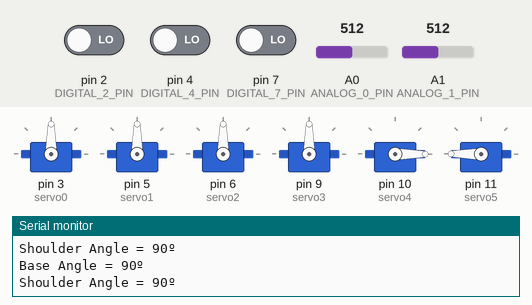
Simulated run of this sketch. Board: Arduino Uno, built with avr-gcc and run on an emulated ATmega328P. Parts: 6 × servo, the last lines printed to the serial monitor. The inputs (shaded band) are chosen by the test bench; at power-on: A0 (ANALOG_0_PIN) = 512, A1 (ANALOG_1_PIN) = 512, pin 7 (DIGITAL_7_PIN) LOW, pin 2 (DIGITAL_2_PIN) LOW, pin 4 (DIGITAL_4_PIN) LOW.

Above: at 1.2 s.
1.3 s: A0 (ANALOG_0_PIN) set to 716
At 2.6 s:
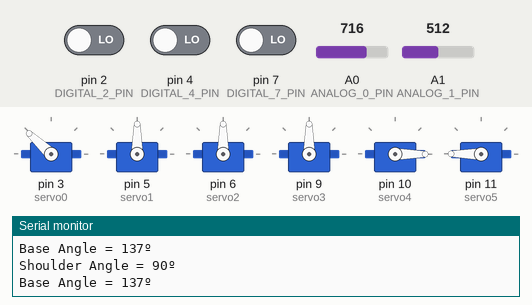
2.9 s: A1 (ANALOG_1_PIN) set to 716
At 4.0 s:
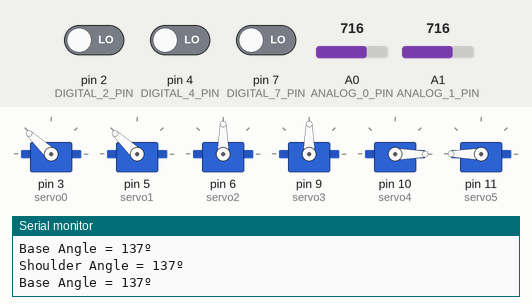
4.5 s: pin 7 (DIGITAL_7_PIN) driven HIGH
At 6.3 s:
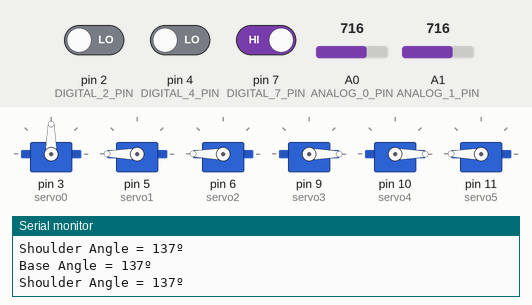
Timing chart, 0 to 7.8 s (numbered marks = the images above; inputs shaded):
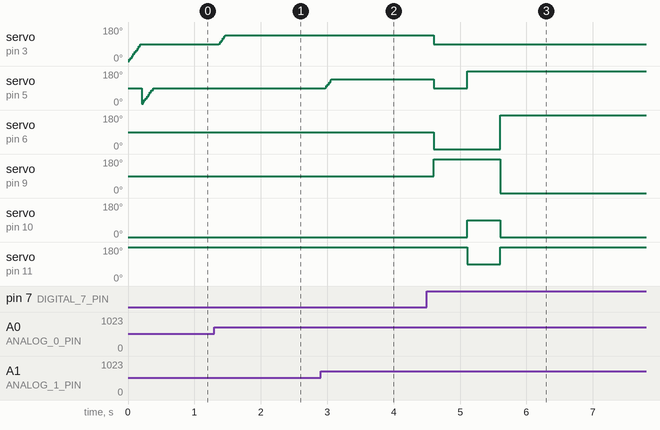

Measured:
- after the input at 1.3 s, servo on pin 3 (servo0): 90° → 137° after 0.07 s
- after the input at 2.9 s, servo on pin 5 (servo1): 90° → 137° after 0.07 s
- after the input at 4.5 s, servo on pin 3 (servo0): 137° → 90° after 0.10 s; servo on pin 5 (servo1): 137° → 90° after 0.10 s, → 180° 0.50 s later; servo on pin 6 (servo2): 90° → 0° after 0.10 s, → 180° 1.0 s later; servo on pin 9 (servo3): 90° → 180° after 0.10 s, → 0° 1.0 s later; servo on pin 10 (servo4): 0° → 90° after 0.61 s, → 0° 0.50 s later

The sketch:

RockemSockemRobots-JoystickDirectControl.ino
```cpp
// (licence header left out)
#include <Servo.h>        //Include the Servo Library
#include <Bounce2.h>

Servo servo0;              //This creates an object for the Servo library, 'servo0'.
Servo servo1;              //This creates an object for the Servo library, 'servo1'.
Servo servo2;              //This creates an object for the Servo library, 'servo2'.
Servo servo3;              //This creates an object for the Servo library, 'servo3'.
Servo servo4;              //This creates an object for the Servo library, 'servo4'.
Servo servo5;              //This creates an object for the Servo library, 'servo4'.

const int ANALOG_0_PIN = 0;  // Analog Pin 0 is the first Rotation Knob in the system. This will be set to control the Base Rotation Servo on the Snapper.
const int ANALOG_1_PIN = 1;  // Analog Pin 1 is the second Rotation Knob in the system. This will be set to control the Shoulder Servo on the Snapper.

const int DIGITAL_2_PIN = 2; // Analog Pin 3 is the fourth Rotation Knob in the system. This will be set to control the Wrist Servo on the Snapper.
const int DIGITAL_4_PIN = 4; // Digital Pin 2 is the only Pushbutton in the system. This will be set to control the Gripper on the Snapper.
const int DIGITAL_7_PIN = 7; // Digital Pin 2 is the only Pushbutton in the system. This will be set to control the Gripper on the Snapper.

int current0Value, next0Value; // This makes two variables for handling the values we'll be storing to smooth out the movement.
int current1Value, next1Value; // This makes two variables for handling the values we'll be storing to smooth out the movement.

Bounce buttonLeft  = Bounce();  //debouncing
Bounce buttonRight = Bounce();  //debouncing
Bounce buttonHit   = Bounce();  //debouncing

void setup()
{
  Serial.begin(9600); // This begins sending Serial Output at a baud rate of 9600, which can be read in the Serial Monitor in your Arduino IDE

  pinMode(ANALOG_0_PIN, INPUT);  // Setting Analog Pin 0 to Input
  pinMode(ANALOG_1_PIN, INPUT);  // Setting Analog Pin 1 to Input

  pinMode(DIGITAL_2_PIN, INPUT); // Setting Digital Pin 2 to Input
  buttonLeft.attach(DIGITAL_2_PIN);
  buttonLeft.interval(5); // interval in ms

  pinMode(DIGITAL_4_PIN, INPUT); // Setting Digital Pin 4 to Input
  buttonRight.attach(DIGITAL_4_PIN);
  buttonRight.interval(5); // interval in ms

  pinMode(DIGITAL_7_PIN, INPUT); // Setting Digital Pin 7 to Input
  buttonHit.attach(DIGITAL_7_PIN);
  buttonHit.interval(5); // interval in ms

  servo0.attach(3);  // This attaches the servo to the appropriate pin using the servo library.
  servo1.attach(5);  // This attaches the servo to the appropriate pin using the servo library.
  servo2.attach(6);  // This attaches the servo to the appropriate pin using the servo library.
  servo3.attach(9);  // This attaches the servo to the appropriate pin using the servo library.
  servo4.attach(10); // This attaches the servo to the appropriate pin using the servo library.
  servo5.attach(11); // This attaches the servo to the appropriate pin using the servo library.

  servo0.write(90); //Center Pan Servo
  servo1.write(90); //Center Tilt Servo
  servo2.write(90); //Center Left Shoulder
  servo3.write(90); //Center Right Shoulder
  servo4.write(0);  //Forward Left Fist
  servo5.write(180);//Forward Right Fist

  Serial.println("Starting Up..."); //Send some text over Serial
}

void loop()
{

  next0Value = analogRead(ANALOG_0_PIN);           //Set Next0Value to the value read from Analog 0
  next0Value = map(next0Value, 120, 900, 0, 180);  //Map the value we just read from Analog 0 to a set of values that can be used for a servo.

  next1Value = analogRead(ANALOG_1_PIN);           //Set Next1Value to the value read from Analog 1
  next1Value = map(next1Value, 120, 900, 0, 180);  //Map the value we just read from Analog 1 to a set of values that can be used for a servo.

  buttonLeft.update();
  buttonRight.update();
  buttonHit.update();

  //Send a readout of the angles of each servo over serial
  Serial.print("Base Angle = ");
  Serial.print(next0Value);
  Serial.println("º");

  Serial.print("Shoulder Angle = ");
  Serial.print(next1Value);
  Serial.println("º");

  /*
   * Write Values to the Base Servo
   */
  if (next0Value > current0Value)                     // If the mapped value read at Analog 0 is higher than the value read by Servo 0
  {
    for (int i = current0Value; i <= next0Value; i++) // This makes a for loop where i is the value read by Servo 0. While it is less than or equal to the mapped value of Analog 0, add 1 to current0Value.
    {
      servo0.write(i);                                // Write current0Value to Servo 0
      delay(2);                                       // Delay for 2 milliseconds
    }                                                 // if the test condition hasn't been met, start this loop over, adding 1 to current0Value until it has the same value as next0Value.
  }
  else if (next0Value < current0Value)                // If the mapped value read at Analog 0 is lower than the value read by Servo 0
  {
    for (int i = current0Value; i >= next0Value; i--) // This makes a for loop where i is the value read by Servo 0. While it is greater than or equal to the mapped value of Analog 0, subtract 1 from current0Value.
    {
      servo0.write(i);                                // Write current0Value to Servo 0
      delay(2);                                       // Delay for 2 milliseconds
    }                                                 // if the test condition hasn't been met, start this loop over, subtracting 1 from current0Value until it has the same value as next0Value.
  }

  /*
   * Write Values to the Shoulder Servo
   */
  if (next1Value > current1Value)                     // If the mapped value read at Analog 1 is higher than the value read by Servo 1
  {
    for (int i = current1Value; i <= next1Value; i++) // This makes a for loop where i is the value read by Servo 1. While it is less than or equal to the mapped value of Analog 1, add 1 to current1Value.
    {
      servo1.write(i);                                // Write current1Value to Servo 1
      delay(2);                                       // Delay for 2 milliseconds
    }                                                 // if the test condition hasn't been met, start this loop over, adding 1 to current1Value until it has the same value as next1Value.
  }
  else if (next1Value < current1Value)                // If the mapped value read at Analog 1 is lower than the value read by Servo 1
  {
    for (int i = current1Value; i >= next1Value; i--) // This makes a for loop where i is the value read by Servo 1. While it is greater than or equal to the mapped value of Analog 1, subtract 1 from current1Value.
    {
      servo1.write(i);                                // Write current1Value to Servo 1
      delay(2);                                       // Delay for 2 milliseconds
    }                                                 // if the test condition hasn't been met, start this loop over, subtracting 1 from current1Value until it has the same value as next1Value.
  }

  /*
   * Set Current Values of the Servos
   */
  current0Value = servo0.read(); // Save the position of Servo 0 to current0Value
  current1Value = servo1.read(); // Save the position of Servo 1 to current1Value

  int punchLeft  = buttonLeft.read();
  int punchRight = buttonRight.read();
  int tookHit    = buttonHit.read();
  delay(2); //delay for 2 milliseconds

  /*
   * Do things with the buttons
   */

  //Left Punch
  if ( punchLeft == HIGH )
  {
    servo2.write(0);
    servo4.write(90);
  }
  else
  {
    servo2.write(90);
    servo4.write(0);
  }

  //Right Punch
  if ( punchRight == HIGH )
  {
    servo3.write(180);
    servo5.write(90);
  }
  else
  {
    servo3.write(90);
    servo5.write(180);
  }

  //Took Hit
  if ( tookHit == HIGH )
  {
    servo0.write(90); //Center Pan Servo
    servo1.write(90); //Center Tilt Servo
    servo2.write(0); //Center Left Shoulder
    servo3.write(180); //Center Right Shoulder
    servo4.write(0);  //Forward Left Fist
    servo5.write(180);//Forward Right Fist
    delay(500);
    servo0.write(90); //Center Pan Servo
    servo1.write(180); //Center Tilt Servo
    servo2.write(0); //Center Left Shoulder
    servo3.write(180); //Center Right Shoulder
    servo4.write(90);  //Forward Left Fist
    servo5.write(90);//Forward Right Fist
    delay(500);
    servo0.write(90); //Center Pan Servo
    servo1.write(180); //Center Tilt Servo
    servo2.write(180); //Center Left Shoulder
    servo3.write(0); //Center Right Shoulder
    servo4.write(0);  //Forward Left Fist
    servo5.write(180);//Forward Right Fist
    delay(10000); //Down for 10 Seconds
  }

}
```
